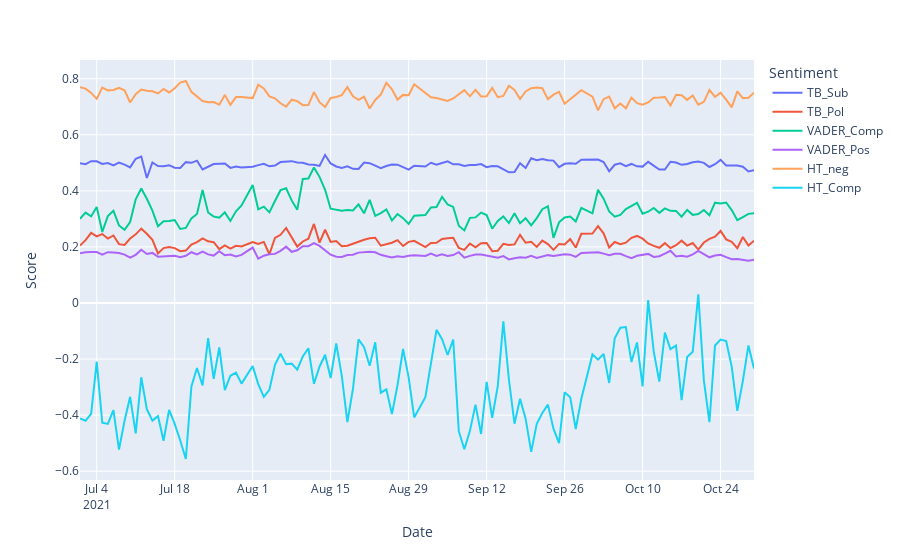

Notebook cell for this chart:
### Code cell
g_all = px.line(scores_forplot, 
                x="date", 
                y="Score", 
                color = "Sentiment", 
                labels={
                     "date": "Date",
                     "HT_pos_neg": "HT Positivity-Negativity Score"
                 })

g_all.show()
#g_all.write_image('../figues/time_line_all.jpg')
